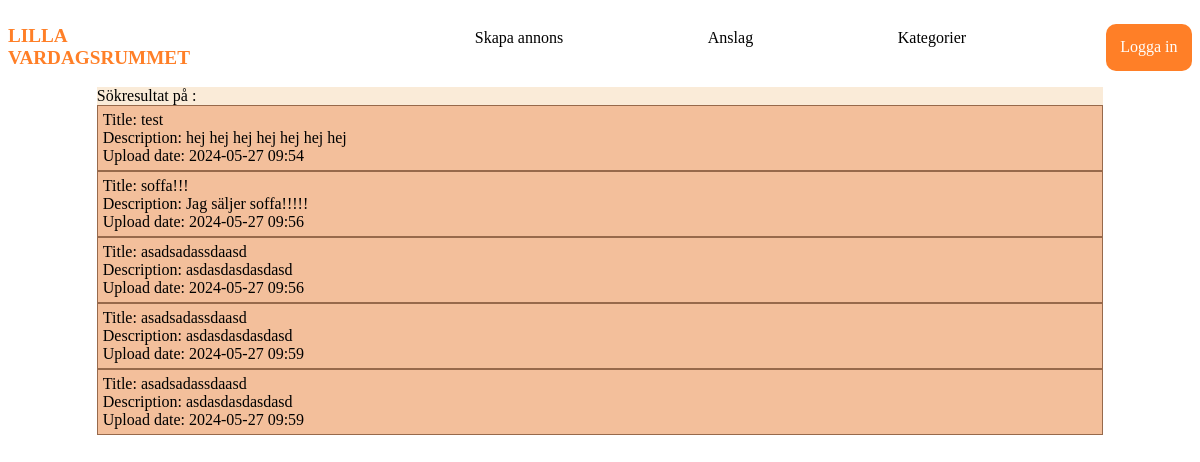
The page /trysearch.php on the database as committed earlier.
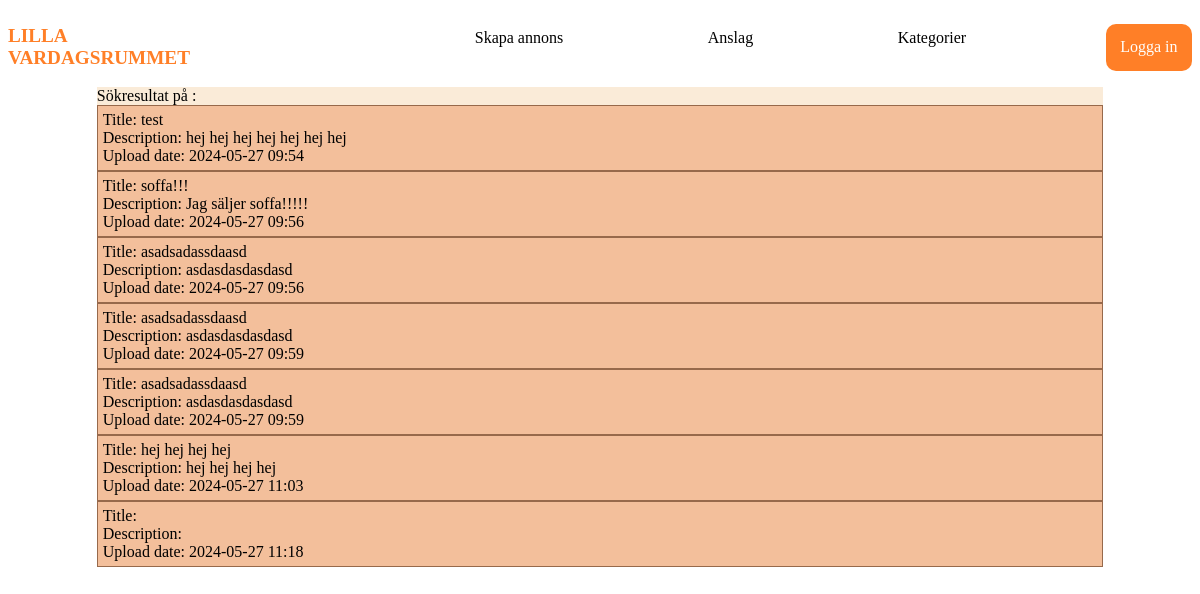
The same page on the database as committed later.
### tables this page shows
CREATE TABLE "ad" (
	"category_id"	TEXT NOT NULL,
	"title"	TEXT NOT NULL,
	"ad_id"	INTEGER UNIQUE,
	"description"	TEXT,
	"price"	INTEGER,
	"location_id"	INTEGER NOT NULL,
	"upload_date"	TEXT NOT NULL,
	"user_id"	INTEGER,
	"img_url"	TEXT,
	FOREIGN KEY("user_id") REFERENCES "user"("user_id"),
	FOREIGN KEY("category_id") REFERENCES "category"("category_id"),
	FOREIGN KEY("location_id") REFERENCES "location"("location_id"),
	PRIMARY KEY("ad_id" AUTOINCREMENT)
);

### trysearch.php (the view, shortened to what this page needs)
<div?php session_start(); ?>
      <!DOCTYPE html>
      <html lang="en">
      <head>
            <link rel="stylesheet" href="style.css">
      </head>
      <body>
            <?php include "header.php"; ?>
            <div class="main">
                  <?php
                  $db = new SQLite3("db/database.db");
                  $searchinput = '%' . $_GET['searchinput'] . '%';
                  $sql = 'SELECT * FROM ad JOIN category ON category.category_id = ad.category_id
                  WHERE (category_name LIKE "'
                  . $searchinput
                  . '" OR title + description LIKE "' . $searchinput  . '")';
                  $result = $db->query($sql);
                  echo 'Sökresultat på ' . $_GET['searchinput'] . ':<br>';
                  while ($row = $result->fetchArray()) {
                        echo '<div class="productbox">';
                        echo 'Title: ' . $row['title'] . '<br>'
                              . 'Description: ' . $row['description'] . "<br>"
                              . 'Upload date: ' . $row['upload_date'];
                        echo '</div>';
                  }
                  ?>
            </div>
      </body>
      </html>

Rows that differ between the two databases and show on the page:
added ad: title "hej hej hej hej", description "hej hej hej hej", upload_date "2024-05-27 11:03"
added ad: upload_date "2024-05-27 11:18"
